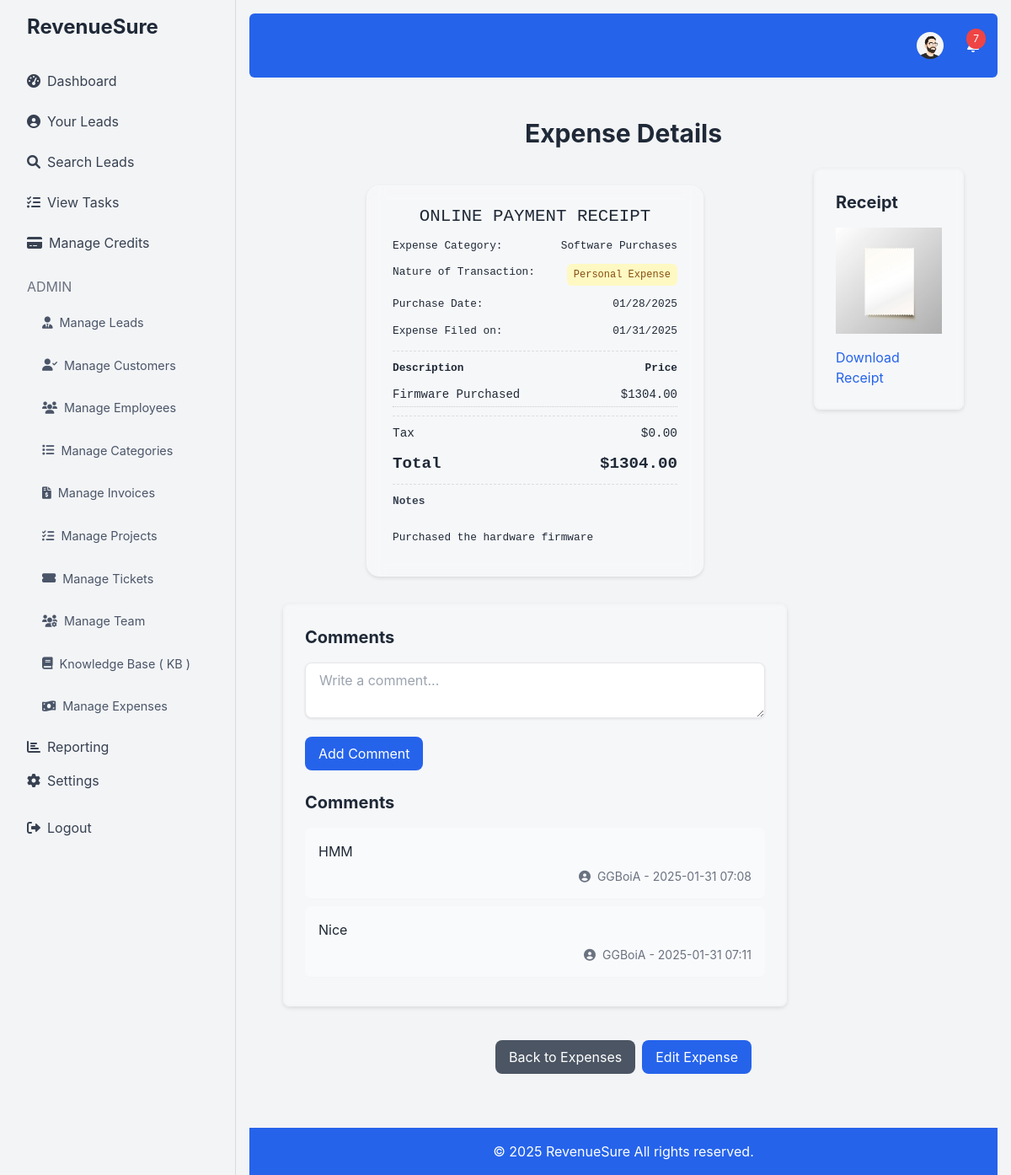
Screenshot of /view_expense.php?id=3 (signed in) with the database file from the repository.
### tables this page shows
CREATE TABLE `users` (
  `id` int(11) NOT NULL,
  `username` varchar(50) NOT NULL,
  `email` varchar(100) NOT NULL,
  `password` varchar(255) NOT NULL,
  `credits` int(11) DEFAULT 0,
  `created_at` timestamp NOT NULL DEFAULT current_timestamp(),
  `role` enum('admin','user') DEFAULT 'user',
  `profile_picture` varchar(255) DEFAULT NULL,
  `role_id` int(11) DEFAULT NULL,
  `department_id` int(11) DEFAULT NULL
);

CREATE TABLE `expenses` (
  `id` int(11) NOT NULL,
  `name` varchar(255) NOT NULL,
  `category_id` int(11) DEFAULT NULL,
  `amount` decimal(10,2) NOT NULL,
  `expense_date` date NOT NULL,
  `project_id` int(11) DEFAULT NULL,
  `user_id` int(11) NOT NULL,
  `invoice_id` int(11) DEFAULT NULL,
  `payment_mode` enum('Cash','Credit Card','Bank Transfer','Online Payment','Check') DEFAULT 'Cash',
  `transaction_nature` enum('Reimbursable','Business Expense','Personal Expense') DEFAULT 'Business Expense',
  `receipt_path` varchar(255) DEFAULT NULL,
  `notes` text DEFAULT NULL,
  `approval_status` enum('Pending','Approved','Rejected') DEFAULT 'Pending',
  `created_at` timestamp NOT NULL DEFAULT current_timestamp()
);

CREATE TABLE `expense_categories` (
  `id` int(11) NOT NULL,
  `name` varchar(100) NOT NULL,
  `created_at` timestamp NOT NULL DEFAULT current_timestamp()
);

CREATE TABLE `expense_comments` (
  `id` int(11) NOT NULL,
  `expense_id` int(11) NOT NULL,
  `user_id` int(11) NOT NULL,
  `comment` text DEFAULT NULL,
  `created_at` timestamp NOT NULL DEFAULT current_timestamp()
);

### view_expense.php (the view, shortened to what the rows shown need)
<?php
require 'db.php';
$expense_id = isset($_GET['id']) ? (int)$_GET['id'] : 0;
$stmt = $conn->prepare("SELECT expenses.*, expense_categories.name as category_name, users.username as user_name, projects.name as project_name, invoices.invoice_number as invoice_number, expense_approvals.approver_id, users2.username as approver_name
                        FROM expenses
                        LEFT JOIN expense_categories ON expenses.category_id = expense_categories.id
                        LEFT JOIN users ON expenses.user_id = users.id
                        LEFT JOIN projects ON expenses.project_id = projects.id
                        LEFT JOIN invoices ON expenses.invoice_id = invoices.id
                         LEFT JOIN expense_approvals ON expenses.id = expense_approvals.expense_id
                        LEFT JOIN users as users2 ON expense_approvals.approver_id = users2.id
                        WHERE expenses.id = :id");
$stmt->bindParam(':id', $expense_id);
$stmt->execute();
$expense = $stmt->fetch(PDO::FETCH_ASSOC);
$stmt = $conn->prepare("SELECT expense_comments.*, users.username FROM expense_comments INNER JOIN users ON expense_comments.user_id = users.id WHERE expense_id = :expense_id ORDER BY created_at ASC");
$stmt->bindParam(':expense_id', $expense_id);
$stmt->execute();
$comments = $stmt->fetchAll(PDO::FETCH_ASSOC);
require 'header.php';
?>
<div class="container mx-auto p-6 fade-in">
    <h1 class="text-3xl font-bold text-gray-800 mb-6 text-center">Expense Details</h1>
       <div class="flex flex-wrap -mx-4 justify-center">
          <div class="w-full md:w-3/4 px-4 mb-6">
                 <div class="receipt">
                   <h2 class="uppercase">
                         <?php
                        if ($expense['payment_mode'] == 'Cash') {
                            echo 'Cash Receipt';
                           } elseif ($expense['payment_mode'] == 'Credit Card') {
                                echo 'Credit Card Receipt';
                         } elseif ($expense['payment_mode'] == 'Bank Transfer') {
                            echo 'Bank Transfer Receipt';
                        } elseif ($expense['payment_mode'] == 'Online Payment') {
                            echo 'Online Payment Receipt';
                         } elseif ($expense['payment_mode'] == 'Check') {
                             echo 'Check Receipt';
                         } else {
                             echo "Expense Receipt";
                         }
                          ?>
                  </h2>
                  <div class="info mb-2">
                      <p>Expense Category:</p>
                       <p><?php echo htmlspecialchars($expense['category_name'] ? $expense['category_name'] : 'Uncategorized'); ?></p>
                    </div>
                    <div class="info mb-2">
                           <p>
                              <span class="expense-tag <?php
                               switch ($expense['transaction_nature']) {
                                       case 'Personal Expense':
                                         echo 'bg-yellow-100 text-yellow-800';
                                           break;
                               }
                                ?>"><?php echo htmlspecialchars($expense['transaction_nature'] ? $expense['transaction_nature'] : 'N/A'); ?></span>
                          </p>
                    </div>
                   <div class="info mb-2">
                       <p>Purchase Date:</p>
                         <p><?php echo htmlspecialchars(date('m/d/Y', strtotime($expense['expense_date']))); ?></p>
                    </div>
                    <div class="info mb-2">
                          <p>Expense Filed on:</p>
                           <p><?php echo htmlspecialchars(date('m/d/Y', strtotime($expense['created_at']))); ?></p>
                    </div>
                      <div class="item">
                         <span><?php echo htmlspecialchars($expense['name']); ?></span>
                            <span>$<?php echo htmlspecialchars($expense['amount']); ?></span>
                      </div>
                      <div class="total">
                           <span>Total</span>
                            <span>$<?php echo htmlspecialchars($expense['amount']); ?></span>
                      </div>
                 <?php if ($expense['notes']): ?>
                    <div class="mt-2 mb-4">
                        <p class="text-left font-bold text-gray-700">Notes</p>
                        <p class="notes">
                           <?php echo nl2br(htmlspecialchars($expense['notes'])); ?>
                         </p>
                    </div>
                 <?php endif; ?>
               </div>
                    <div class="bg-white border-2 border-gray-100 p-6 rounded-lg mt-8 backdrop-filter backdrop-blur-sm bg-opacity-30">
                      <h2 class="text-xl font-bold text-gray-800 mb-4 relative">
                            Comments
                        </h2>
                          <?php if($comments): ?>
                                <h2 class="text-xl font-bold text-gray-800 mt-6 mb-4">Comments</h2>
                                <ul id="comment-list">
                                  <?php
                                      foreach ($comments as $comment) {
                                               echo '<li class="p-4 border-b border-gray-100 my-2 bg-gray-50 rounded-lg">
                                                        <div class="flex justify-between items-center mb-2">
                                                            <p class="text-gray-800">' . htmlspecialchars($comment['comment']) . '</p>
                                                       </div>
                                                        <div class="text-right">
                                                            <p class="text-gray-500 text-sm">
                                                                 <i class="fas fa-user-circle mr-1"></i> '. htmlspecialchars($comment['username']) .' - '. htmlspecialchars(date('Y-m-d H:i', strtotime($comment['created_at']))) . '</p>
                                                       </div>
                                                 ';
                                            echo '</li>';
                                        }
                                     ?>
                            </ul>
                         <?php else: ?>
                               <p class="text-gray-600">No comments yet!</p>
                            <?php endif; ?>
                  </div>
           </div>
          <div class="w-full md:w-1/4 px-4 mb-6">
              <div class="bg-white border-2 border-gray-100 p-6 rounded-lg backdrop-filter backdrop-blur-sm bg-opacity-30">
                    <h2 class="text-xl font-bold text-gray-800 mb-4">Receipt</h2>
                       <?php if ($expense['receipt_path']) : ?>
                           <div class="flex flex-col items-center">
                              <img src="<?php echo $expense['receipt_path']; ?>" alt="Expense Receipt" class="max-w-full h-auto object-contain max-h-48 mb-4">
                                  <a href="<?php echo $expense['receipt_path']; ?>" download class="text-blue-600 hover:underline">
                                     Download Receipt
                                  </a>
                           </div>
                       <?php else : ?>
                           <p class="text-gray-600">No receipt attached.</p>
                       <?php endif; ?>
                </div>
           </div>
     </div>
</div>
<?php
require 'footer.php';
?>

### header.php (shortened to what the rows shown need)
<!DOCTYPE html>
<html lang="en">
<head>
    <script src="https://cdn.tailwindcss.com"></script>
    <link href="https://cdnjs.cloudflare.com/ajax/libs/font-awesome/6.0.0-beta3/css/all.min.css" rel="stylesheet">
     <link rel="stylesheet" href="https://cdnjs.cloudflare.com/ajax/libs/animate.css/4.1.1/animate.min.css"/>
</head>
<body class="bg-gray-100">
    <div class="flex h-screen fade-in-up">
        <div class="flex-1 p-4 fade-in">
            <nav class="bg-blue-600 p-4 text-white mb-6 rounded-md">
                <div class="container mx-auto flex justify-end items-center">
                    <?php if (isset($_SESSION['user_id'])): ?>
                       <div class="relative top-nav-button mr-4 hover:bg-white/10 p-1.5 rounded-full transition-colors" >
                            <button id="profileButton" class="relative flex items-center">
                                <?php
                                $stmt = $conn->prepare("SELECT profile_picture FROM users WHERE id = :user_id");
                                $stmt->bindParam(':user_id', $_SESSION['user_id']);
                                $stmt->execute();
                                $user = $stmt->fetch(PDO::FETCH_ASSOC);
                                $profile_picture = $user['profile_picture'];
                                if ($profile_picture) : ?>
                                    <img src="<?php echo $profile_picture; ?>" alt="Profile Picture" class="rounded-full w-8 h-8 object-cover">
                                <?php else : ?>
                                    <i class="fas fa-user-circle fa-lg"></i>
                                <?php endif; ?>
                            </button>
                         </div>
                   <?php endif; ?>
                </div>
            </nav>
             <div class="container mx-auto px-4">

### rows the page displays
users: profile_picture (picture)
expenses: category.name "Software Purchases", transaction_nature "Personal Expense", expense_date "01/28/2025", created_at "01/31/2025", name "Firmware Purchased", amount "1304.00", notes "Purchased the hardware firmware", receipt_path (picture)
expense_comments: comment "HMM", user.username "GGBoiA", created_at "2025-01-31 07:08"
expense_comments: comment "Nice", user.username "GGBoiA", created_at "2025-01-31 07:11"

### other values shown
$unread "7"
